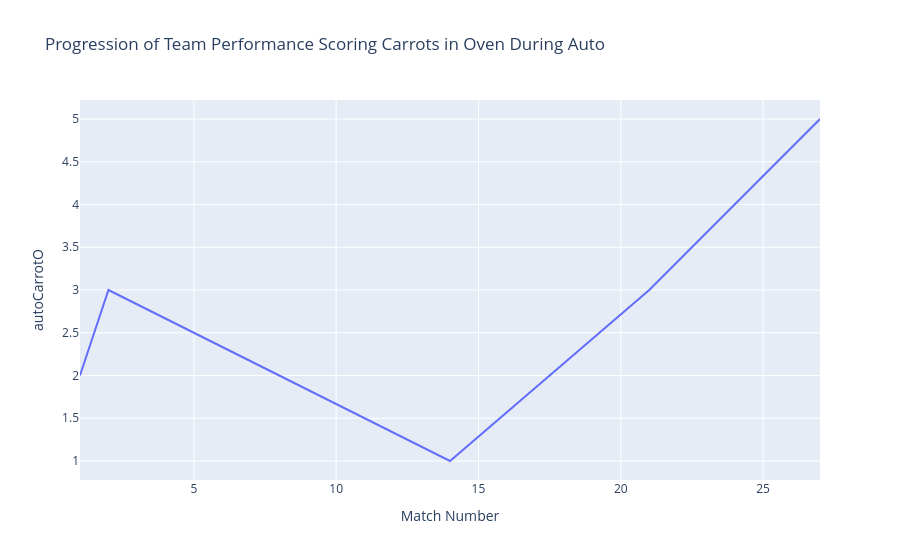

Notebook cell for this chart:
### Code cell
#oven carrot auto for a team (area)
indices=scouted_data["Team and Robot"]=="3504"
teamdata=scouted_data[indices]
fig = px.line(teamdata, x="Match Number",y="autoCarrotO", title="Progression of Team Performance Scoring Carrots in Oven During Auto")
fig

### Figure 1 — Plotly figure (JSON) as saved in the notebook; plotly's stock layout.template omitted (floating-point values rounded to 4 significant figures)
{"data": [{"hovertemplate": "Match Number=%{x}<br>autoCarrotO=%{y}<extra></extra>", "legendgroup": "", "line": {"color": "#636efa", "dash": "solid"}, "marker": {"symbol": "circle"}, "mode": "lines", "name": "", "orientation": "v", "showlegend": false, "type": "scatter", "x": [1, 2, 14, 21, 27], "xaxis": "x", "y": [2, 3, 1, 3, 5], "yaxis": "y"}], "layout": {"legend": {"tracegroupgap": 0}, "title": {"text": "Progression of Team Performance Scoring Carrots in Oven During Auto"}, "xaxis": {"anchor": "y", "domain": [0, 1], "title": {"text": "Match Number"}}, "yaxis": {"anchor": "x", "domain": [0, 1], "title": {"text": "autoCarrotO"}}}}
